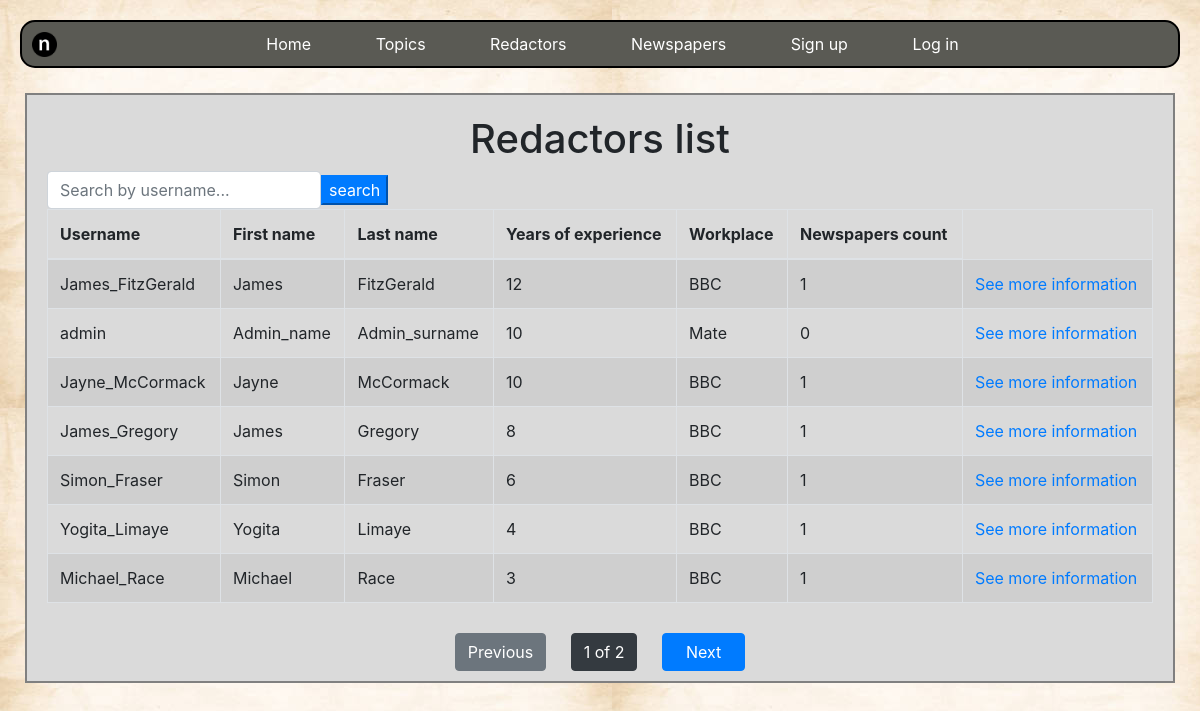
The page /redactors/ on the database its author committed.
### news/models.py (models this page shows)
class Redactor(AbstractUser):
    years_of_experience = models.IntegerField(null=True, blank=True)
    workplace = models.CharField(max_length=255, null=True, blank=True)
    class Meta:
        ordering = ["-years_of_experience"]

### news/views.py (the view)
class RedactorListView(generic.ListView):
    model = Redactor
    paginate_by = 7
    queryset = Redactor.objects.all()
    def get_context_data(self, *, object_list=None, **kwargs):
        context = super(RedactorListView, self).get_context_data(**kwargs)
        username = self.request.GET.get("username", "")
        context["search_form"] = RedactorSearchForm(
            initial={"username": username}
        )
        return context
    def get_queryset(self):
        username = self.request.GET.get("username")
        if username:
            return self.queryset.filter(username__icontains=username)
        return self.queryset

### news/forms.py
class RedactorSearchForm(forms.Form):
    username = forms.CharField(
        max_length=255,
        required=False,
        label="",
        widget=forms.TextInput(
            attrs={"placeholder": "Search by username..."}
        ),
    )

### news/templatetags/query_transform.py (called while the page is built)
@register.simple_tag
def query_transform(request: HttpRequest, **kwargs):
    updated = request.GET.copy()
    for key, value in kwargs.items():
        if value is not None:
            updated[key] = value
        else:
            updated.pop(key, 0)
    return updated.urlencode()

### templates/news/redactor_list.html
{% extends "base.html" %}
{% load crispy_forms_filters %}
{% block content %}
  <div class="content-details">
    <h1 style="text-align: center;">
      Redactors list
    </h1>
    <form action="" method="get" class="form-inline">
      {{ search_form|crispy }}
      <input type="submit" value="search" class="btn-primary">
    </form>
    {% if redactor_list %}
      <table class="table table-striped table-bordered table-hover">
        <thead>
          <tr>
            <th scope="col">Username</th>
            <th scope="col">First name</th>
            <th scope="col">Last name</th>
            <th scope="col">Years of experience</th>
            <th scope="col">Workplace</th>
            <th scope="col">Newspapers count</th>
          </tr>
        </thead>
        <tbody>
          {% for redactor in redactor_list %}
            <tr>
              <td>{{ redactor.username }} {% if user == redactor %} (Me){% endif %}</td>
              <td>{{ redactor.first_name }}</td>
              <td>{{ redactor.last_name }}</td>
              <td>{{ redactor.years_of_experience }}</td>
              <td>{{ redactor.workplace }}</td>
              <td>{{ redactor.newspapers.all.count }}</td>
              <td><a href="{% url 'news:redactor-detail' pk=redactor.id %}">See more information</a></td>
            </tr>
          {% endfor %}
        </tbody>
      </table>
    {% else %}
      <p>We don't have redactors</p>
    {% endif %}
  </div>
{% endblock %}

### static/styles.css (style rules this page uses)
body { margin-top: 20px; background-image: url("background.png"); }
.content-details { margin: 20px; }

### rows shown on the page
Redactor: username "James_FitzGerald", first_name "James", last_name "FitzGerald", years_of_experience "12", workplace "BBC", newspapers.all.count "1"
Redactor: username "admin", first_name "Admin_name", last_name "Admin_surname", years_of_experience "10", workplace "Mate", newspapers.all.count "0"
Redactor: username "Jayne_McCormack", first_name "Jayne", last_name "McCormack", years_of_experience "10", workplace "BBC", newspapers.all.count "1"
Redactor: username "James_Gregory", first_name "James", last_name "Gregory", years_of_experience "8", workplace "BBC", newspapers.all.count "1"
Redactor: username "Simon_Fraser", first_name "Simon", last_name "Fraser", years_of_experience "6", workplace "BBC", newspapers.all.count "1"
Redactor: username "Yogita_Limaye", first_name "Yogita", last_name "Limaye", years_of_experience "4", workplace "BBC", newspapers.all.count "1"
Redactor: username "Michael_Race", first_name "Michael", last_name "Race", years_of_experience "3", workplace "BBC", newspapers.all.count "1"

### other values the page prints
{{ page_obj.number }} "1"
{{ paginator.num_pages }} "2"
